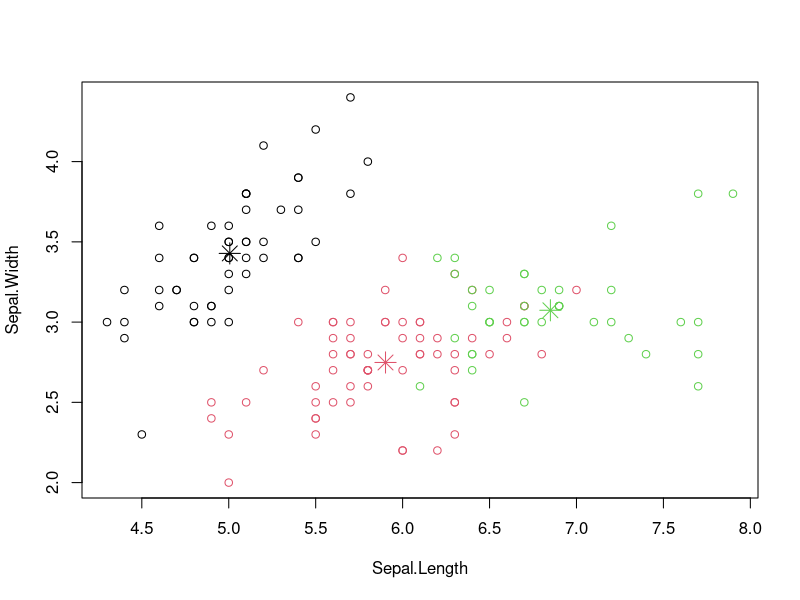
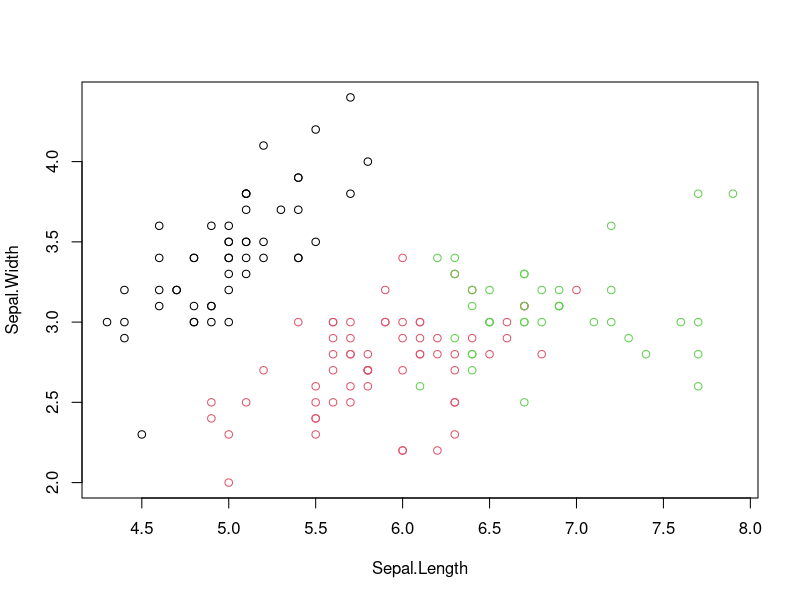

The R script that drew these images, in order:
#=========== k-means clustering  ======
#apply K means to iris and store result
newiris <- iris
newiris$Species <- NULL
(kc <- kmeans(newiris,3))

#Compare the Species label with the clustering result
table(iris$Species,kc$cluster)

#Plot the clusters and their centers
plot(newiris[c("Sepal.Length","Sepal.Width")],col=kc$cluster)
points(kc$centers[,c("Sepal.Length","Sepal.Width")],col=1:3,pch=8,cex=2)
dev.off()
#Plot the clusters and their centre
plot(newiris[c("Sepal.Length","Sepal.Width")],col=kc$cluster)